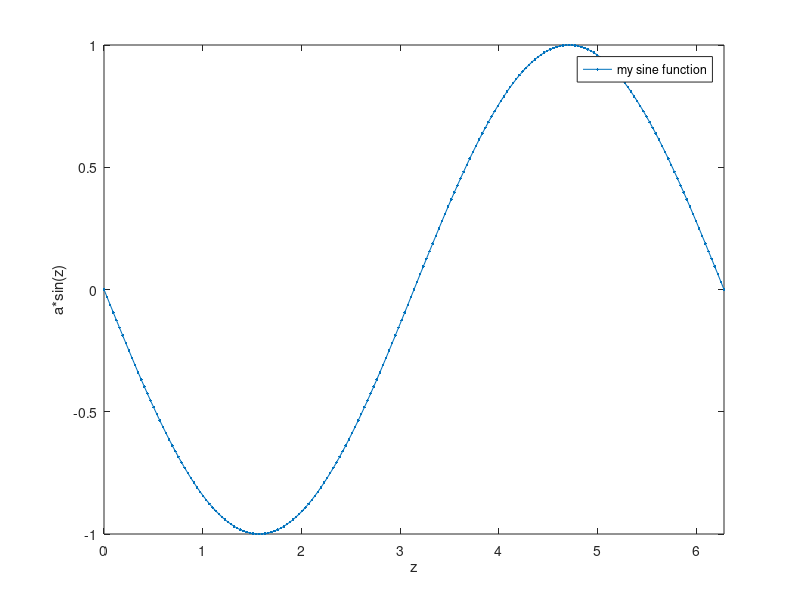

Write MATLAB code to recreate this figure.
clear all
clc
close all

a = -1;
z = 0:pi/100:2*pi;
y = a*sin(z);
Nz = length(z);

% Set up your plot environment
figure
h = plot(z(1),y(1));
xlim([z(1) z(end)])
ylim([min(y) max(y)])
xlabel('z')
ylabel('a*sin(z)')
legend('my sine function')

init_getframe = struct('cdata',[],'colormap',[]);
frames = repmat(init_getframe, Nz, 1 );
frames(1) = getframe;

% Get frames
for i = 2:Nz
    set(h,'XData',z(1:i));
    set(h,'YData',y(1:i));
    drawnow
    frames(i) = getframe;
end

% Play movie
movie(frames)
